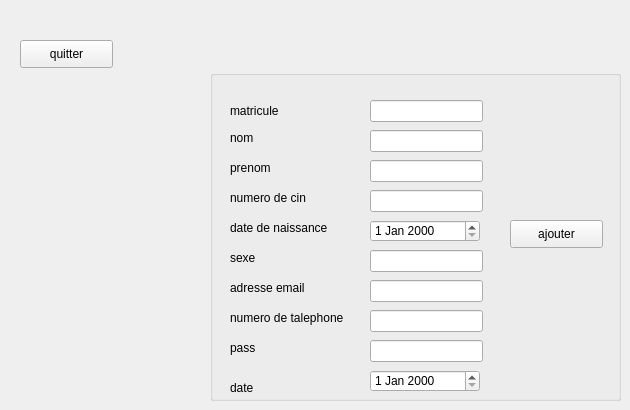
      <widget class="QWidget" name="tab">
       <attribute name="title">
        <string>ajouter</string>
       </attribute>
       <widget class="QGroupBox" name="groupBox">
        <property name="geometry">
         <rect>
          <x>210</x>
          <y>70</y>
          <width>411</width>
          <height>331</height>
         </rect>
        </property>
        <property name="title">
         <string/>
        </property>
        <widget class="QLabel" name="label_2">
         <property name="geometry">
          <rect>
           <x>20</x>
           <y>30</y>
           <width>56</width>
           <height>21</height>
          </rect>
         </property>
         <property name="text">
          <string>matricule</string>
         </property>
        </widget>
        <widget class="QLabel" name="label_3">
         <property name="geometry">
          <rect>
           <x>20</x>
           <y>60</y>
           <width>56</width>
           <height>16</height>
          </rect>
         </property>
         <property name="text">
          <string>nom</string>
         </property>
        </widget>
        <widget class="QLabel" name="label_4">
         <property name="geometry">
          <rect>
           <x>20</x>
           <y>90</y>
           <width>56</width>
           <height>16</height>
          </rect>
         </property>
         <property name="text">
          <string>prenom</string>
         </property>
        </widget>
        <widget class="QLabel" name="label_5">
         <property name="geometry">
          <rect>
           <x>20</x>
           <y>120</y>
           <width>91</width>
           <height>16</height>
          </rect>
         </property>
         <property name="text">
          <string>numero de cin</string>
         </property>
        </widget>
        <widget class="QLabel" name="label_6">
         <property name="geometry">
          <rect>
           <x>20</x>
           <y>150</y>
           <width>111</width>
           <height>16</height>
          </rect>
         </property>
         <property name="text">
          <string>date de naissance</string>
         </property>
        </widget>
        <widget class="QLabel" name="label_7">
         <property name="geometry">
          <rect>
           <x>20</x>
           <y>210</y>
           <width>81</width>
           <height>16</height>
          </rect>
         </property>
         <property name="text">
          <string>adresse email</string>
         </property>
        </widget>
        <widget class="QLabel" name="label_8">
         <property name="geometry">
          <rect>
           <x>20</x>
           <y>240</y>
           <width>131</width>
           <height>16</height>
          </rect>
         </property>
         <property name="text">
          <string>numero de talephone</string>
         </property>
        </widget>
        <widget class="QLineEdit" name="le_matricule">
         <property name="geometry">
          <rect>
           <x>160</x>
           <y>30</y>
           <width>113</width>
           <height>22</height>
          </rect>
         </property>
        </widget>
        <widget class="QLineEdit" name="le_nom">
         <property name="geometry">
          <rect>
           <x>160</x>
           <y>60</y>
           <width>113</width>
           <height>22</height>
          </rect>
         </property>
        </widget>
        <widget class="QLineEdit" name="le_prenom">
         <property name="geometry">
          <rect>
           <x>160</x>
           <y>90</y>
           <width>113</width>
           <height>22</height>
          </rect>
         </property>
        </widget>
        <widget class="QLineEdit" name="le_numero_de_cin">
         <property name="geometry">
          <rect>
           <x>160</x>
           <y>120</y>
           <width>113</width>
           <height>22</height>
          </rect>
         </property>
        </widget>
        <widget class="QLineEdit" name="le_adresse_email">
         <property name="geometry">
          <rect>
           <x>160</x>
           <y>210</y>
           <width>113</width>
           <height>22</height>
          </rect>
         </property>
        </widget>
        <widget class="QLineEdit" name="le_numero_de_telephone">
         <property name="geometry">
          <rect>
           <x>160</x>
           <y>240</y>
           <width>113</width>
           <height>22</height>
          </rect>
         </property>
        </widget>
        <widget class="QPushButton" name="pushButton">
         <property name="geometry">
          <rect>
           <x>300</x>
           <y>150</y>
           <width>93</width>
           <height>28</height>
          </rect>
         </property>
         <property name="text">
          <string>ajouter</string>
         </property>
        </widget>
        <widget class="QLabel" name="label_9">
         <property name="geometry">
          <rect>
           <x>20</x>
           <y>180</y>
           <width>31</width>
           <height>16</height>
          </rect>
         </property>
         <property name="text">
          <string>sexe</string>
         </property>
        </widget>
        <widget class="QLineEdit" name="le_sexe">
         <property name="geometry">
          <rect>
           <x>160</x>
           <y>180</y>
           <width>113</width>
           <height>22</height>
          </rect>
         </property>
        </widget>
        <widget class="QLabel" name="label_nomControl">
         <property name="geometry">
          <rect>
           <x>270</x>
           <y>60</y>
           <width>31</width>
           <height>21</height>
          </rect>
         </property>
         <property name="text">
          <string/>
         </property>
        </widget>
        <widget class="QLabel" name="label_prenomControl">
         <property name="geometry">
          <rect>
           <x>270</x>
           <y>90</y>
           <width>31</width>
           <height>21</height>
          </rect>
         </property>
         <property name="text">
          <string/>
         </property>
        </widget>
        <widget class="QLabel" name="label_cinControl">
         <property name="geometry">
          <rect>
           <x>270</x>
           <y>120</y>
           <width>31</width>
           <height>21</height>
          </rect>
         </property>
         <property name="text">
          <string/>
         </property>
        </widget>
        <widget class="QLabel" name="label_dateControl">
         <property name="geometry">
          <rect>
           <x>280</x>
           <y>150</y>
           <width>31</width>
           <height>21</height>
          </rect>
         </property>
         <property name="text">
          <string/>
         </property>
        </widget>
        <widget class="QLabel" name="label_sexeControl">
         <property name="geometry">
          <rect>
           <x>270</x>
           <y>180</y>
           <width>31</width>
           <height>21</height>
          </rect>
         </property>
         <property name="text">
          <string/>
         </property>
        </widget>
        <widget class="QLabel" name="label_adresse_emailControl">
         <property name="geometry">
          <rect>
           <x>270</x>
           <y>210</y>
           <width>31</width>
           <height>21</height>
          </rect>
         </property>
         <property name="text">
          <string/>
         </property>
        </widget>
        <widget class="QLabel" name="label_telephoneControl">
         <property name="geometry">
          <rect>
           <x>270</x>
           <y>240</y>
           <width>31</width>
           <height>21</height>
          </rect>
         </property>
         <property name="text">
          <string/>
         </property>
        </widget>
        <widget class="QLabel" name="label_matriculeControl">
         <property name="geometry">
          <rect>
           <x>270</x>
           <y>30</y>
           <width>31</width>
           <height>21</height>
          </rect>
         </property>
         <property name="text">
          <string/>
         </property>
        </widget>
        <widget class="QLineEdit" name="lineEditpass">
         <property name="geometry">
          <rect>
           <x>160</x>
           <y>270</y>
           <width>113</width>
           <height>22</height>
          </rect>
         </property>
        </widget>
        <widget class="QLabel" name="label_pass">
         <property name="geometry">
          <rect>
           <x>20</x>
           <y>270</y>
           <width>56</width>
           <height>16</height>
          </rect>
         </property>
         <property name="text">
          <string>pass</string>
         </property>
        </widget>
        <widget class="QLabel" name="label_21">
         <property name="geometry">
          <rect>
           <x>270</x>
           <y>270</y>
           <width>20</width>
           <height>20</height>
          </rect>
         </property>
         <property name="text">
          <string/>
         </property>
        </widget>
        <widget class="QDateEdit" name="le_date_de_naissance">
         <property name="geometry">
          <rect>
           <x>160</x>
           <y>150</y>
           <width>110</width>
           <height>22</height>
          </rect>
         </property>
        </widget>
        <widget class="QLabel" name="label_20">
         <property name="geometry">
          <rect>
           <x>20</x>
           <y>310</y>
           <width>56</width>
           <height>16</height>
          </rect>
         </property>
         <property name="text">
          <string>date</string>
         </property>
        </widget>
        <widget class="QDateEdit" name="date">
         <property name="geometry">
          <rect>
           <x>160</x>
           <y>300</y>
           <width>110</width>
           <height>22</height>
          </rect>
         </property>
        </widget>
       </widget>
       <widget class="QPushButton" name="pushButton_qu">
        <property name="geometry">
         <rect>
          <x>20</x>
          <y>40</y>
          <width>93</width>
          <height>28</height>
         </rect>
        </property>
        <property name="text">
         <string>quitter</string>
        </property>
       </widget>
      </widget>
